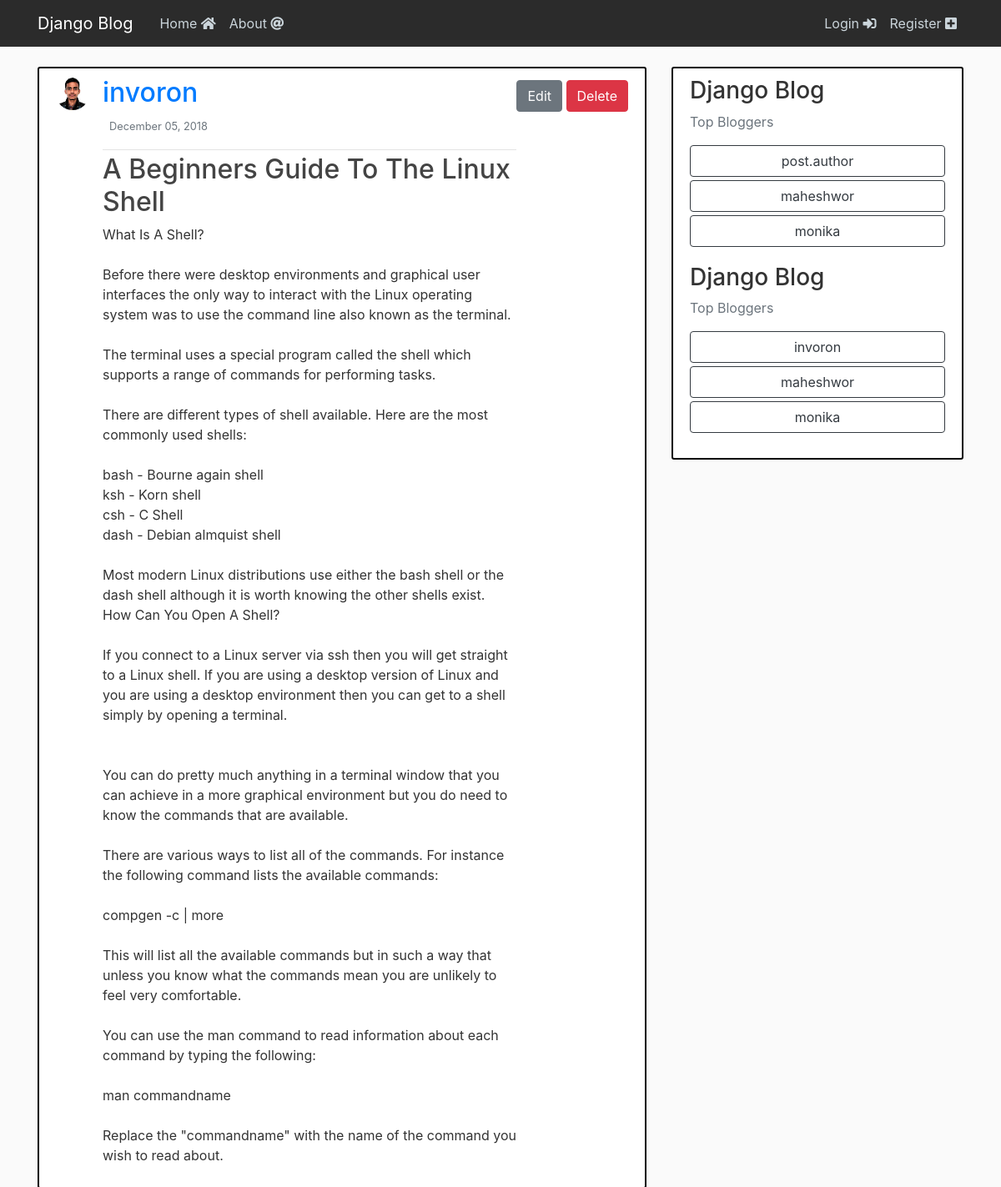
The app's page /post/17/ with its own data.
### blog/models.py (models this page shows, shortened)
class Post(models.Model):  #fields here
    title = models.CharField(max_length=100)
    content = models.TextField()
    date_posted = models.DateTimeField(default=timezone.now)
    author = models.ForeignKey(User, on_delete=models.CASCADE)
    tags = models.CharField(max_length=50,default="django-blog")

### users/models.py (models this page shows, shortened)
class Profile(models.Model): #inherit models.Models
    user =  models.OneToOneField(User,on_delete=models.CASCADE)
    image = models.ImageField(default='default.jpg',upload_to='profile_pics')

### blog/views.py (the view)
# urls.py: path('post/<int:pk>/', PostDetailView.as_view(), name='post-detail'),
class PostDetailView(DetailView):
    model = Post

### blog/templates/blog/post_detail.html (shortened to what this page needs)
{% extends "blog/base.html" %}
{% block content %}
        <article class="media content-section">
          <img class="rounded-circle article-img" src="{{ object.author.profile.image.url }}">
          <div class="media-body">
            <div class="article-metadata">
                <a class="mr-2" href="{% url 'user-posts' object.author.username %}"><h2>{{ object.author }}</h2></a>
              <small class="text-muted">{{ object.date_posted|date:"F d, Y" }}</small><p>
            </div>
            <h2 class="article-title" > {{ object.title }}</h2>
            <p class="article-content">{{ object.content }}</p>
          </div>
          <div>
                  <a class="btn btn-secondary btn-md  mt-1 mb-1" href="{% url 'post-update' object.id %}">Edit</a>
                  <a class="btn btn-danger btn-md mt-1 mb-1" href="{% url 'post-delete' object.id %}">Delete</a>
          </div>
        </article>
{% endblock content %}

### blog/static/blog/main.css (style rules this page uses)
body { background: #fafafa; color: #333333; margin-top: 5rem; }
.content-section { background: #ffffff; padding: 10px 20px; border: 2px solid #000000; border-radius: 3px; margin-bottom: 20px; }
.article-title { color: #444444; }
.article-content { white-space: pre-line; }
.article-img { height: 40px; width: 40px; margin-right: 16px; }
.article-metadata { padding-bottom: 1px; margin-bottom: 4px; border-bottom: 1px solid #e3e3e3 }

### records on screen
Post: author.profile.image (picture), author "invoron", date_posted "December 05, 2018", title "A Beginners Guide To The Linux Shell", content "What Is A Shell? Before there were desktop environments and graphical user interfaces the only way to interact with the Linux operating system was to use the command line also known as the terminal. The terminal uses a special program called the shell which supports a range of commands for performing tasks. There are different types of shell available. Here are the most commonly used shells: bash - Bourne again shell ksh - Korn shell csh - C Shell dash - Debian almquist shell Most modern Linux distributions use either the bash shell or the dash shell although it is worth knowing the other shells exist. How Can You Open A Shell? If you connect to a Linux server via ssh then you will get…"
